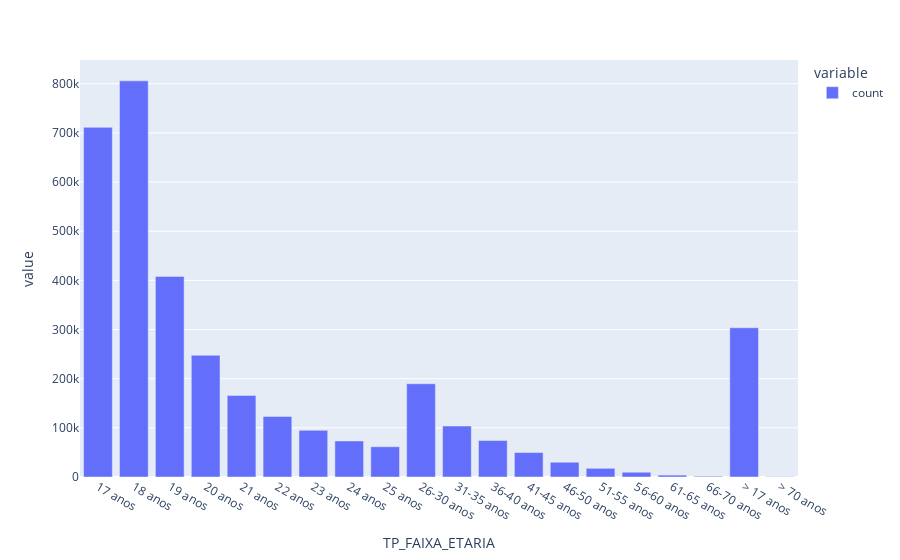

Notebook source saved alongside this figure:
### Code cell
df_faixa_etaria = pd.DataFrame(dados['TP_FAIXA_ETARIA'].value_counts().sort_index())
px.bar(df_faixa_etaria)

### Figure 1 — Plotly figure (JSON) as saved in the notebook; plotly's stock layout.template omitted (floating-point values rounded to 4 significant figures)
{"data": [{"alignmentgroup": "True", "hovertemplate": "variable=count<br>TP_FAIXA_ETARIA=%{x}<br>value=%{y}<extra></extra>", "legendgroup": "count", "marker": {"color": "#636efa", "pattern": {"shape": ""}}, "name": "count", "offsetgroup": "count", "orientation": "v", "showlegend": true, "textposition": "auto", "type": "bar", "x": ["17 anos", "18 anos", "19 anos", "20 anos", "21 anos", "22 anos", "23 anos", "24 anos", "25 anos", "26-30 anos", "31-35 anos", "36-40 anos", "41-45 anos", "46-50 anos", "51-55 anos", "56-60 anos", "61-65 anos", "66-70 anos", "> 17 anos", "> 70 anos"], "xaxis": "x", "y": [711278, 805862, 408115, 247679, 165982, 123260, 94849, 73338, 61564, 189700, 103634, 74162, 49735, 30066, 17688, 9688, 3817, 1505, 303605, 578], "yaxis": "y"}], "layout": {"barmode": "relative", "legend": {"title": {"text": "variable"}, "tracegroupgap": 0}, "margin": {"t": 60}, "xaxis": {"anchor": "y", "domain": [0, 1], "title": {"text": "TP_FAIXA_ETARIA"}}, "yaxis": {"anchor": "x", "domain": [0, 1], "title": {"text": "value"}}}}
